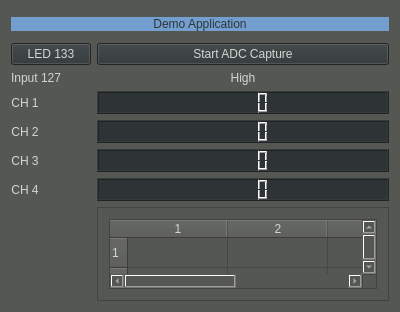
<?xml version="1.0" encoding="UTF-8"?>
<ui version="4.0">
 <class>application</class>
 <widget class="QMainWindow" name="application">
  <property name="geometry">
   <rect>
    <x>0</x>
    <y>0</y>
    <width>400</width>
    <height>312</height>
   </rect>
  </property>
  <property name="windowTitle">
   <string>application</string>
  </property>
  <property name="styleSheet">
   <string notr="true">color: rgb(211, 215, 207);
background-color: rgb(85, 87, 83);</string>
  </property>
  <widget class="QWidget" name="centralWidget">
   <layout class="QFormLayout" name="formLayout_2">
    <item row="0" column="0">
     <layout class="QFormLayout" name="formLayout"/>
    </item>
    <item row="1" column="0" colspan="2">
     <widget class="QLabel" name="lblDemo">
      <property name="styleSheet">
       <string notr="true">color: rgb(46, 52, 54);
font: 75 20pt &quot;URW Bookman L&quot;;
background-color: rgb(114, 159, 207);</string>
      </property>
      <property name="text">
       <string>Demo Application</string>
      </property>
      <property name="alignment">
       <set>Qt::AlignCenter</set>
      </property>
     </widget>
    </item>
    <item row="2" column="0" colspan="2">
     <spacer name="verticalSpacer">
      <property name="orientation">
       <enum>Qt::Vertical</enum>
      </property>
      <property name="sizeHint" stdset="0">
       <size>
        <width>20</width>
        <height>5</height>
       </size>
      </property>
     </spacer>
    </item>
    <item row="3" column="0">
     <widget class="QPushButton" name="Led">
      <property name="styleSheet">
       <string notr="true">background-color: rgb(46, 52, 54);</string>
      </property>
      <property name="text">
       <string>LED 133</string>
      </property>
     </widget>
    </item>
    <item row="3" column="1">
     <widget class="QPushButton" name="startADC">
      <property name="styleSheet">
       <string notr="true">background-color: rgb(46, 52, 54);</string>
      </property>
      <property name="text">
       <string>Start ADC Capture</string>
      </property>
     </widget>
    </item>
    <item row="4" column="0">
     <widget class="QLabel" name="pinLabel">
      <property name="text">
       <string>Input 127</string>
      </property>
     </widget>
    </item>
    <item row="4" column="1">
     <widget class="QLabel" name="pinState">
      <property name="text">
       <string>High</string>
      </property>
      <property name="alignment">
       <set>Qt::AlignCenter</set>
      </property>
     </widget>
    </item>
    <item row="5" column="0">
     <widget class="QLabel" name="label">
      <property name="text">
       <string>CH 1</string>
      </property>
      <property name="alignment">
       <set>Qt::AlignCenter</set>
      </property>
     </widget>
    </item>
    <item row="5" column="1">
     <widget class="QLCDNumber" name="AI1">
      <property name="styleSheet">
       <string notr="true">background-color: rgb(46, 52, 54);
</string>
      </property>
      <property name="lineWidth">
       <number>1</number>
      </property>
     </widget>
    </item>
    <item row="6" column="0">
     <widget class="QLabel" name="label_2">
      <property name="text">
       <string>CH 2</string>
      </property>
      <property name="alignment">
       <set>Qt::AlignCenter</set>
      </property>
     </widget>
    </item>
    <item row="6" column="1">
     <widget class="QLCDNumber" name="AI2">
      <property name="styleSheet">
       <string notr="true">background-color: rgb(46, 52, 54);</string>
      </property>
     </widget>
    </item>
    <item row="7" column="0">
     <widget class="QLabel" name="label_3">
      <property name="text">
       <string>CH 3</string>
      </property>
      <property name="alignment">
       <set>Qt::AlignCenter</set>
      </property>
     </widget>
    </item>
    <item row="7" column="1">
     <widget class="QLCDNumber" name="AI3">
      <property name="styleSheet">
       <string notr="true">background-color: rgb(46, 52, 54);</string>
      </property>
     </widget>
    </item>
    <item row="8" column="0">
     <widget class="QLabel" name="label_4">
      <property name="text">
       <string>CH 4</string>
      </property>
      <property name="alignment">
       <set>Qt::AlignCenter</set>
      </property>
     </widget>
    </item>
    <item row="8" column="1">
     <widget class="QLCDNumber" name="AI4">
      <property name="styleSheet">
       <string notr="true">background-color: rgb(46, 52, 54);</string>
      </property>
     </widget>
    </item>
    <item row="9" column="1">
     <widget class="QScrollArea" name="scrollArea">
      <property name="widgetResizable">
       <bool>true</bool>
      </property>
      <widget class="QWidget" name="scrollAreaWidgetContents">
       <property name="geometry">
        <rect>
         <x>0</x>
         <y>-13</y>
         <width>280</width>
         <height>90</height>
        </rect>
       </property>
       <layout class="QHBoxLayout" name="horizontalLayout_2">
        <item>
         <layout class="QHBoxLayout" name="horizontalLayout">
          <item>
           <widget class="QTableWidget" name="tableWidget">
            <property name="rowCount">
             <number>10</number>
            </property>
            <property name="columnCount">
             <number>4</number>
            </property>
            <row/>
            <row/>
            <row/>
            <row/>
            <row/>
            <row/>
            <row/>
            <row/>
            <row/>
            <row/>
            <column/>
            <column/>
            <column/>
            <column/>
           </widget>
          </item>
         </layout>
        </item>
       </layout>
      </widget>
     </widget>
    </item>
   </layout>
  </widget>
 </widget>
 <layoutdefault spacing="6" margin="11"/>
 <resources/>
 <connections/>
</ui>
